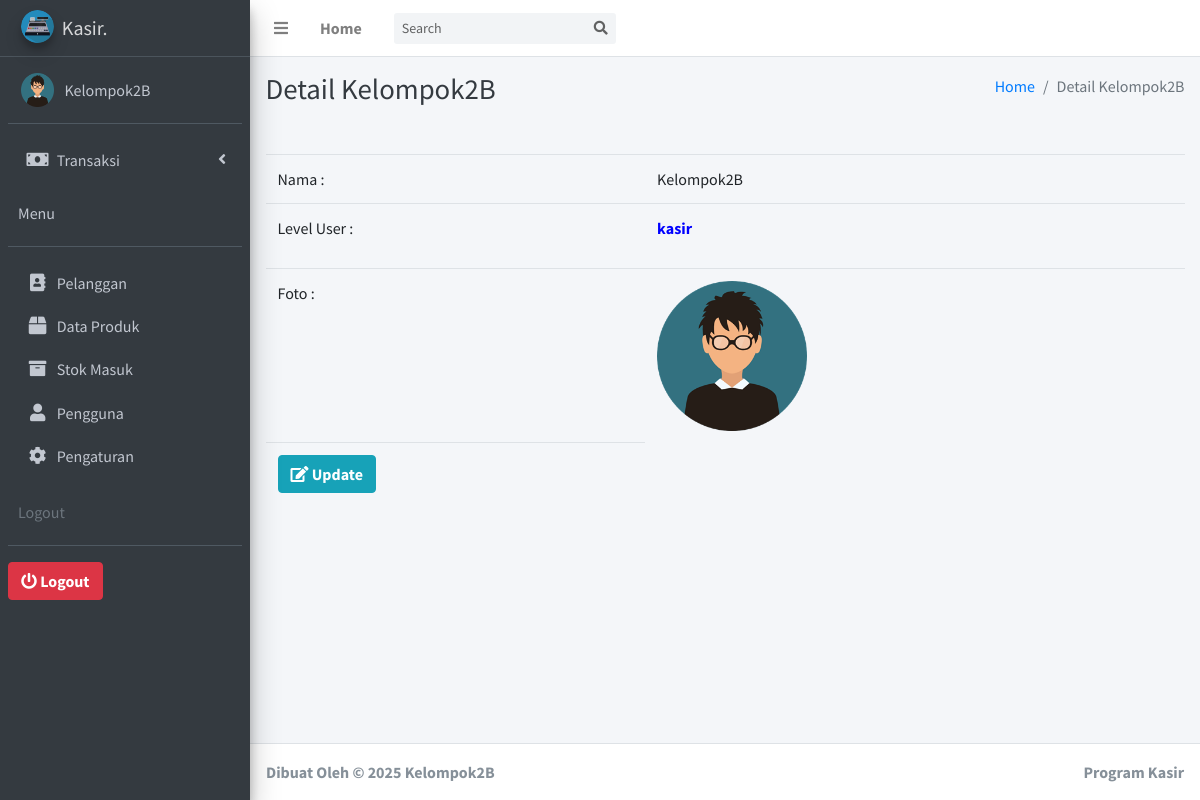
/ProgramKasir/kasir/index.php?m=pengguna&s=detail (signed in), run on the app's committed database.
### tables this page shows
CREATE TABLE `pengguna` (
  `id` int(11) NOT NULL,
  `username` text NOT NULL,
  `password` text NOT NULL,
  `nama` text NOT NULL,
  `level` text NOT NULL,
  `foto` varchar(255) NOT NULL
);

### ProgramKasir/kasir/fungsi/fungsi.php (called while the page is built, shortened)
<?php
$koneksi = mysqli_connect('localhost', 'root', '', 'kelompok2b');
function summon_admin()
{
	global $koneksi;
	$id = $_SESSION['idkasir'];
	return mysqli_query($koneksi, "SELECT * FROM pengguna WHERE id ='$id'");
}
function url()
{
	return $url = "//localhost/Kelompok2B/ProgramKasir/vendors/";
}

### ProgramKasir/kasir/aplikasi/pengguna/detail.php (the view, shortened to what this page needs)
<?php
include 'layout/header.php';
?>
<div class="content-wrapper">
  <div class="content-header">
    <div class="container-fluid">
      <div class="row mb-2">
        <div class="col-sm-6">
          <h1 class="m-0 text-dark">Detail <?= $key['nama']; ?></h1><br>
        </div>
        <div class="col-sm-6">
          <ol class="breadcrumb float-sm-right">
            <li class="breadcrumb-item"><a href="index.php">Home</a></li>
            <li class="breadcrumb-item active">Detail <?= $key['nama']; ?></li>
          </ol>
        </div>
      </div>
    </div>
  </div>
  <section class="content">
    <div class="container-fluid">
      <div class="row">
        <div class="col-sm-12">
          <div class="table-responsive">
            <table class="table table-border">
              <tbody>
                <tr>
                  <td>Nama : </td>
                  <td><?php echo $key['nama']; ?></td>
                </tr>
                <tr>
                  <td>Level User : </td>
                  <td>
                    <?php
                    if ($key['level'] == "admin") {
                      echo '<b><p style="color: green;">admin</p></b>';
                    } else if ($key['level'] == "kasir") {
                      echo '<b><p style="color: blue;">kasir</p></b>';
                    }
                    ?>
                  </td>
                <tr>
                  <td>Foto : </td>
                  <td>
                    <?php
                    if ($key['foto'] != '') {
                      echo '<img src="../admin/img/' . $key['foto'] . '" data-target="#view_image" data-toggle="modal" height="150">';
                    } else {
                      echo '<img src="../admin/img/user_logo.png" height="150">';
                    }
                    ?>
                  </td>
                </tr>
                <tr>
                  <td>
                    <div data-toggle="modal" data-target="#edit-profil<?= $key['id'] ?>">
                      <button type="button" class="btn btn-info datapotensi" data-toggle="tooltip" title="Edit">
                        <i class="fa fa-edit"></i> <b>Update</b>
                      </button>
                    </div>
                  </td>
                </tr>
                </tr>
              </tbody>
            </table>
          </div>
        </div>
      </div>
  </section>
</div>
<?php
include 'layout/footer.php';
?>

### ProgramKasir/kasir/layout/header.php (shortened to what this page needs)
<?php
require 'fungsi/fungsi.php';
?>
<?php
foreach (summon_admin() as $key) :
?>
    <!DOCTYPE html>
    <html>
    <head>
        <link rel="stylesheet" href="<?= url() ?>plugins/fontawesome-free/css/all.min.css">
        <link rel="stylesheet" href="https://code.ionicframework.com/ionicons/2.0.1/css/ionicons.min.css">
        <link rel="stylesheet" href="<?= url() ?>plugins/tempusdominus-bootstrap-4/css/tempusdominus-bootstrap-4.min.css">
        <link rel="stylesheet" href="<?= url() ?>plugins/icheck-bootstrap/icheck-bootstrap.min.css">
        <link rel="stylesheet" href="<?= url() ?>plugins/jqvmap/jqvmap.min.css">
        <link rel="stylesheet" href="<?= url() ?>dist/css/adminlte.min.css">
        <link rel="stylesheet" href="<?= url() ?>plugins/overlayScrollbars/css/OverlayScrollbars.min.css">
        <link rel="stylesheet" href="<?= url() ?>plugins/daterangepicker/daterangepicker.css">
        <link rel="stylesheet" href="<?= url() ?>plugins/summernote/summernote-bs4.css">
    </head>
    <body class="hold-transition sidebar-mini layout-fixed">
        <div class="wrapper">
            <nav class="main-header navbar navbar-expand navbar-white navbar-light">
                <ul class="navbar-nav">
                    <li class="nav-item">
                        <a class="nav-link" data-widget="pushmenu" href="#" role="button"><i class="fas fa-bars"></i></a>
                    </li>
                    <li class="nav-item d-none d-sm-inline-block">
                        <a href="index.php" class="nav-link"><b>Home</b></a>
                    </li>
                </ul>
                <form action="" method="POST" class="form-inline ml-3">
                    <div class="input-group input-group-sm">
                        <input class="form-control form-control-navbar" type="search" name="cari" placeholder="Search" aria-label="Search">
                        <div class="input-group-append">
                            <button class="btn btn-navbar" name="go" type="submit">
                                <i class="fas fa-search"></i>
                            </button>
                        </div>
                    </div>
                </form>
            </nav>
            <aside class="main-sidebar sidebar-dark-primary elevation-4">
                <a href="index.php" class="brand-link">
                    <img src="<?= url() ?>img/logokasir.png" alt="AdminLTE Logo" class="brand-image img-circle elevation-3" style="opacity: .8">
                    <span class="brand-text font-weight-light"><b>Kasir.</b></span>
                </a>
                <div class="sidebar">
                    <div class="user-panel mt-3 pb-3 mb-3 d-flex">
                        <div class="image">
                            <?php
                            if ($key['foto'] != '') {
                                echo '<img src="../admin/img/' . $key['foto'] . '" height="150">';
                            } else {
                                echo '<img src="img/user_logo.png" height="150">';
                            }
                            ?>
                        </div>
                        <div class="info">
                            <a href="index.php?m=pengguna&s=detail" class="d-block"><?= $key['nama']; ?></a>
                        </div>
                    </div>
                    <nav class="mt-2">
                        <ul class="nav nav-pills nav-sidebar flex-column" data-widget="treeview" role="menu" data-accordion="false">
                            <li class="nav-item has-treeview">
                                <a href="index.php" class="nav-link">
                                    <i class="fas fa-money-bill nav-icon"></i>
                                    <p>
                                        Transaksi
                                        <i class="right fas fa-angle-left"></i>
                                    </p>
                                </a>
                                <div class="user-panel mt-3 pb-3 mb-3 d-flex">
                                    <div class="info">
                                        <a href="#" class="d-block">Menu</a>
                                    </div>
                                </div>
                            </li>
                            <li class="nav-item">
                                <a href="index.php?m=pelanggan&s=title" class="nav-link">
                                    <i class="nav-icon fas fa-address-book"></i>
                                    <p>Pelanggan</p>
                                </a>
                            </li>
                            <li class="nav-item">
                                <a href="index.php?m=produk&s=title" class="nav-link">
                                    <i class="nav-icon fas fa-box"></i>
                                    <p>Data Produk</p>
                                </a>
                            </li>
                            <li class="nav-item">
                                <a href="index.php?m=stokmasuk&s=title" class="nav-link">
                                    <i class="nav-icon fa fa-archive"></i>
                                    <p>Stok Masuk</p>
                                </a>
                            </li>
                            <li class="nav-item">
                                <a href="index.php?m=pengguna&s=title" class="nav-link">
                                    <i class="fas fa-user nav-icon"></i>
                                    <p>Pengguna</p>
                                </a>
                            </li>
                            <li class="nav-item">
                                <a href="index.php?m=pengguna&s=detail" class="nav-link">
                                    <i class="fas fa-cog nav-icon"></i>
                                    <p>Pengaturan</p>
                                </a>
                            </li>
                            <div class="user-panel mt-3 pb-3 mb-3 d-flex">
                                <div class="info">
                                    <span class="d-block text-gray">Logout</span>
                                </div>
                            </div>
                            <a href="logout.php"><button class="btn btn-danger"><i class="fa fa-power-off" aria-hidden="true"></i> <b>Logout</b></button></a>
                            <br>
                        </ul>
                    </nav>
                </div>
            </aside>
        <?php
    endforeach;
        ?>

### data on the page
pengguna: foto (picture), nama "Kelompok2B"
